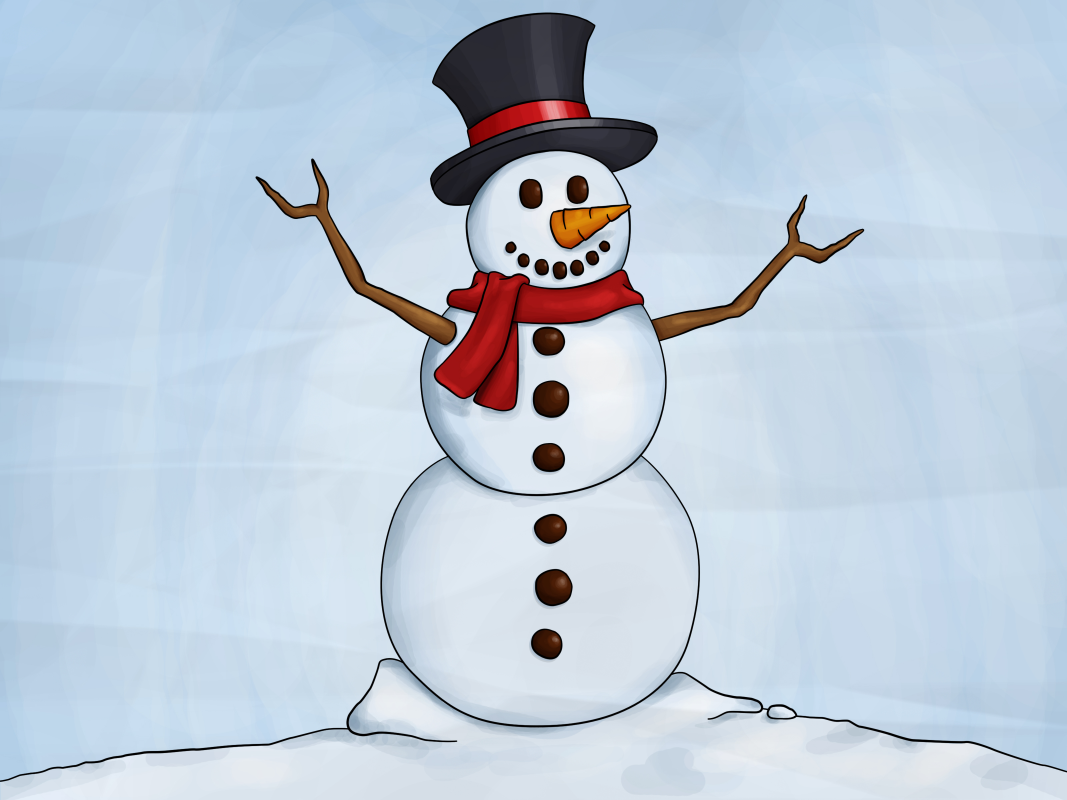
#> input picture Edge-Detection-Test-Medium.jpg, 3200 x 2400 px (shown at 1/3 size)
$ python fixed_simple_image_path_algorithm.py
#> lines starting #> are read from the running program, lines starting #| are printed output that depends on the picture; after the words box and inside, x2 and y2 are one past the last pixel; in counts of white or black regions, pixels touching at a corner belong together
#Read and process image
import cv2
import numpy as np
import math
from skimage.morphology import skeletonize

# Read the original image
img_path = 'Edge-Detection-Test-Medium.jpg'
img = cv2.imread(img_path)
#> img is the input picture: shape (2400, 3200, 3); mean B, G, R 218.4, 203.8, 190
# Resize the image to decrease the resolution
img_resize = img
scale_percent = 80  # percent of original size
width = int(img.shape[1] * scale_percent / 100)
#> width = 2560
height = int(img.shape[0] * scale_percent / 100)
#> height = 1920
dim = (width, height)
#> dim = (2560, 1920)
while (width > 300 or height > 300):
    img_resize = cv2.resize(img_resize, dim, interpolation=cv2.INTER_AREA)
    width = int(img_resize.shape[1] * scale_percent / 100)
    height = int(img_resize.shape[0] * scale_percent / 100)
    dim = (width, height)
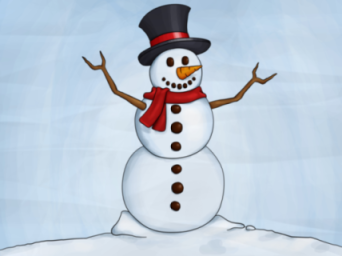
#> img_resize: shape (256, 342, 3); mean B, G, R 218.4, 203.8, 190

# Convert to grayscale
img_gray = cv2.cvtColor(img_resize, cv2.COLOR_BGR2GRAY)
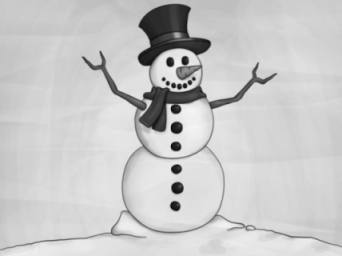
#> img_gray: shape (256, 342); min 12, max 245, mean 201.3
# Blur the image for better edge detection
img_blur = cv2.GaussianBlur(img_gray, (3, 3), 0)

# Canny Edge Detection
edges = cv2.Canny(image=img_blur, threshold1=100, threshold2=200)  # Canny Edge Detection
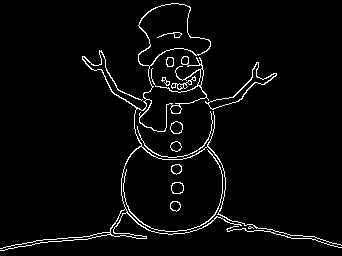
#> edges: shape (256, 342); 3.5% white in thin lines or dots


#List of 2D arrays of pixels to track each grouping grid, plus width/height of image in pixels
groupings = []
height, width = edges.shape
#> height = 256; width = 342
background_color = 0
edge_color = 255

# #Skeletonization
binary_edges = np.zeros((height, width), np.uint8)
for y in range(height):
    for x in range(width):
        if edges[y, x] == edge_color:
            binary_edges[y, x] = 1
#> binary_edges: shape (256, 342); values 0 (black) and 1 (white), 3.5% white in thin lines or dots
skeleton_binary = skeletonize(binary_edges)
skeleton = np.zeros((height, width), np.uint8)
for y in range(height):
    for x in range(width):
        if skeleton_binary[y, x] == 1:
            skeleton[y, x] = edge_color
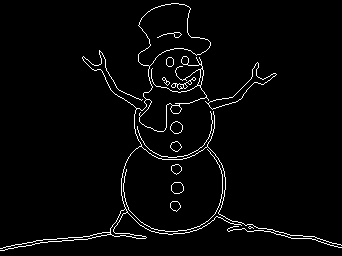
#> skeleton: shape (256, 342); 2.9% white in thin lines or dots

current_test = skeleton

def find_surrounding_pixels(group, x,y):
    '''
    Given an (x,y) coordinate, checks the surrounding pixels in the current_test
    Erases the pixels from current_test and returns a list of colored pixels
    '''
    global current_test
    colored_pixels = []
    #North
    if (y - 1) >= 0:
        if group[y-1, x] == edge_color:
            colored_pixels.append([y-1, x])
            current_test[y-1, x] = background_color
    #South
    if (y + 1) <= height - 1:
        if group[y+1, x] == edge_color:
            colored_pixels.append([y+1, x])
            current_test[y+1, x] = background_color
    #East
    if (x + 1) <= width - 1:
        if group[y, x+1] == edge_color:
            colored_pixels.append([y, x+1])
            current_test[y, x+1] = background_color
    #West
    if (x - 1) >= 0:
        if group[y, x-1] == edge_color:
            colored_pixels.append([y, x-1])
            current_test[y, x-1] = background_color
    #Northeast
    if (y - 1) >= 0 and (x + 1) <= width - 1:
        if group[y-1, x+1] == edge_color:
            colored_pixels.append([y-1, x+1])
            current_test[y-1, x+1] = background_color
    #Northwest
    if (y - 1) >= 0 and (x - 1) >= 0:
        if group[y-1, x-1] == edge_color:
            colored_pixels.append([y-1, x-1])
            current_test[y-1, x-1] = background_color
    #Southeast
    if (y + 1) <= height - 1 and (x + 1) <= width - 1:
        if group[y+1, x+1] == edge_color:
            colored_pixels.append([y+1, x+1])
            current_test[y+1, x+1] = background_color
    #Southwest
    if (y + 1) <= height - 1 and (x - 1) >= 0:
        if group[y+1, x-1] == edge_color:
            colored_pixels.append([y+1, x-1])
            current_test[y+1, x-1] = background_color
    return colored_pixels

#Find each group and track the cumulative placement of pixels in each group
x_centers = []
y_centers = []
pixels_per_group = []
a_pixel_per_group = [] #[x,y] format
for y in range(height):
    for x in range(width):
        if current_test[y,x] == edge_color:
            #If edge color is found, make new grouping
            empty_grid = np.zeros((height, width), np.uint8)
            empty_grid[y, x] = edge_color
            x_sum = 0
            y_sum = 0
            num_pixels = 0
            a_pixel_per_group.append([x,y])

            #Find and add the rest of the connected pixels to the grouping
            to_add = find_surrounding_pixels(current_test, x, y)
            while len(to_add) != 0:
                pixel_to_add = to_add[0]
                empty_grid[pixel_to_add[0], pixel_to_add[1]] = edge_color
                x_sum += pixel_to_add[1]
                y_sum += pixel_to_add[0]
                num_pixels += 1
                to_add += find_surrounding_pixels(current_test, pixel_to_add[1], pixel_to_add[0])
                to_add.pop(0)

            groupings.append(empty_grid)
            x_centers.append(x_sum)
            y_centers.append(y_sum)
            pixels_per_group.append(num_pixels)
#> current_test: shape (256, 342); every value is 0
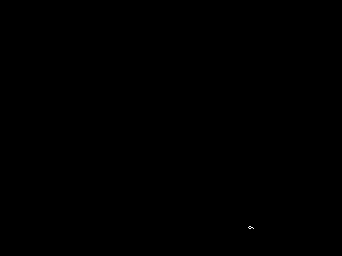
#> empty_grid: shape (256, 342); 0.01% white in thin lines or dots, all inside (x1, y1, x2, y2) = (248, 226, 254, 229)


#Pathing

#Calculate the "center of gravity" for each grouping
for i in range(len(groupings)):
    x_centers[i] = x_centers[i] / pixels_per_group[i]
    y_centers[i] = y_centers[i] / pixels_per_group[i]

#THIS CAN BE OPTIMIZED vvv
#Find one pixel per grouping which is the farthest from the center of gravity
#This pixel will serve as the starting point for the path decision
starting_pixels = [] #2D array of starting pixels - [x,y]
for i in range(len(groupings)):
    group = groupings[i]
    starting_pixels.append([0,0])
    max_distance = -1
    for y in range(height):
        for x in range(width):
            if group[y,x] == edge_color:
                #When you find a pixel in a group, evaluate its distance from the center of gravity
                distance = math.sqrt((y - y_centers[i])**2 + (x - x_centers[i])**2)
                if distance > max_distance:
                    max_distance = distance
                    starting_pixels[i] = [x, y]

def make_adjacent_list(i, x, y):
    '''
    Checks the 8 pixels surrounding the (x,y) position.
    Returns a list of the [x,y] coordinates that exist adjacent to the given pixel and are edges.
    '''
    adjacents = []
    #North
    if (y - 1) >= 0:
        if groupings[i][y-1][x] == edge_color:
            adjacents.append([x, y-1])
    #South
    if (y + 1) <= height - 1:
        if groupings[i][y+1][x] == edge_color:
            adjacents.append([x, y+1])
    #East
    if (x + 1) <= width - 1:
        if groupings[i][y][x+1] == edge_color:
            adjacents.append([x+1, y])
    #West
    if (x - 1) >= 0:
        if groupings[i][y][x-1] == edge_color:
            adjacents.append([x-1, y])
    #Northeast
    if (y - 1) >= 0 and (x + 1) <= width - 1:
        if groupings[i][y-1][x+1] == edge_color:
            adjacents.append([x+1, y-1])
    #Northwest
    if (y - 1) >= 0 and (x - 1) >= 0:
        if groupings[i][y-1][x-1] == edge_color:
            adjacents.append([x-1, y-1])
    #Southeast
    if (y + 1) <= height - 1 and (x + 1) <= width - 1:
        if groupings[i][y+1][x+1] == edge_color:
            adjacents.append([x+1, y+1])
    #Southwest
    if (y + 1) <= height - 1 and (x - 1) >= 0:
        if groupings[i][y+1][x-1] == edge_color:
            adjacents.append([x-1, y+1])
    return adjacents


paths = [] #3D array - list of lists (a path covering a group) of pixel coordinates

#Iterative Approach - DFS
#For each grouping, start with the selected "begin" pixel, then search from there
draw_paths = []
for i in range(len(groupings)):
    group = groupings[i]
    draw_paths.append([]) #Add a new path list
    stack = [] #Stores pixels to consider next

    current = starting_pixels[i]  #Of the form [x,y]

    next_list = make_adjacent_list(i, current[0], current[1])

    for pixel in next_list:
        stack.append(pixel)

    # Mark a pixel as "visited" by adding to the path and changing it to the background color
    draw_paths[-1].append(current)
    group[current[1]][current[0]] = background_color

    #Conduct DFS from the starting pixel
    while len(stack) != 0:

        #Move on to the next current
        current = stack.pop()
        # Mark a pixel as "visited" by adding to the path and changing it to the background color
        draw_paths[-1].append(current)
        group[current[1]][current[0]] = background_color

        next_list = make_adjacent_list(i, current[0], current[1])
        for pixel in next_list:
            stack.append(pixel)

#Export this information to a file
with open('paths.txt', 'w') as f:
    f.write(str(width) + "\n")
    f.write(str(height) + "\n")
    for path in draw_paths:
        f.write("Grouping\n")
        for pixel in path:
            f.write(str(pixel[0]) + " " + str(pixel[1]) + "\n")
